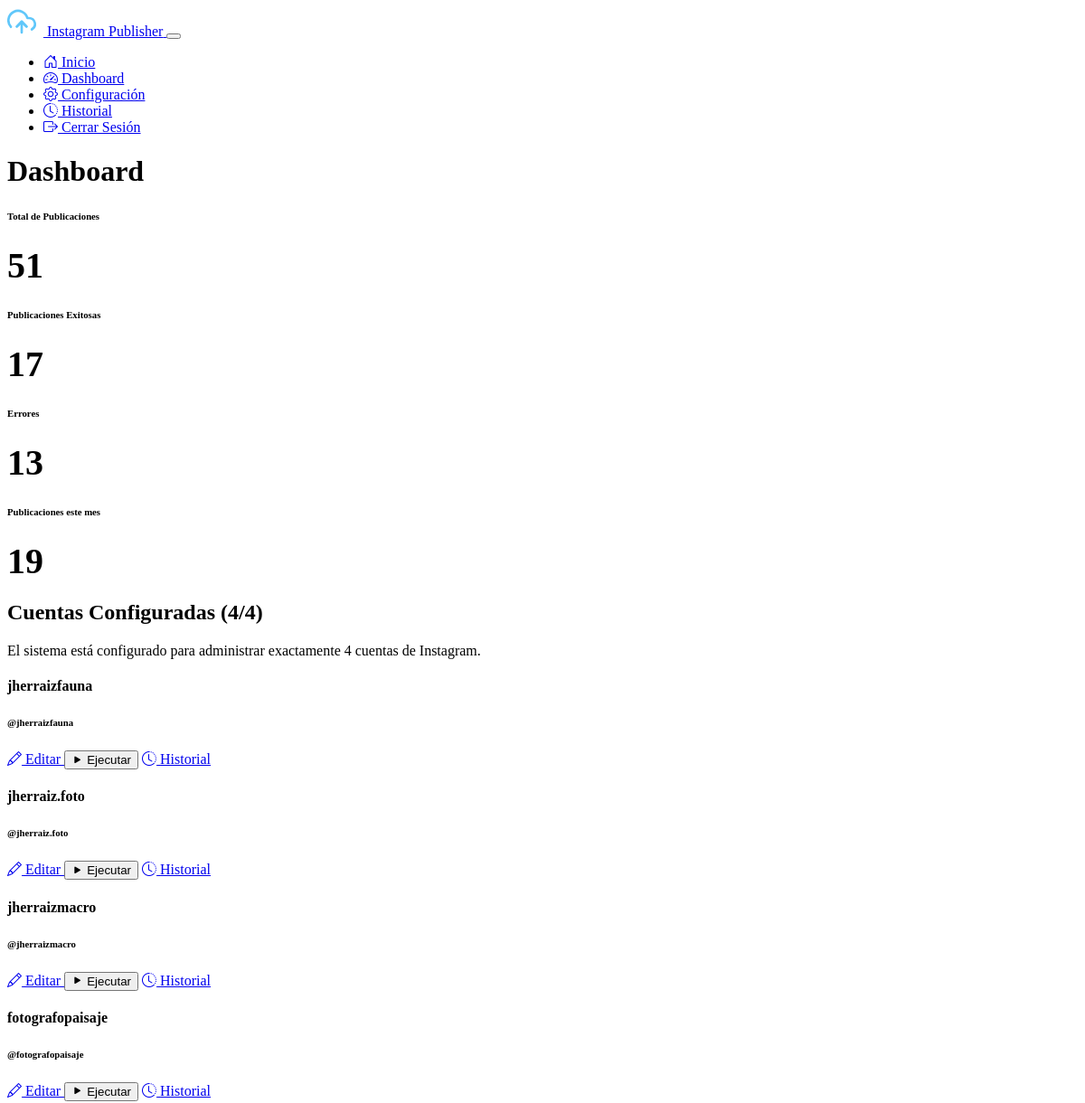
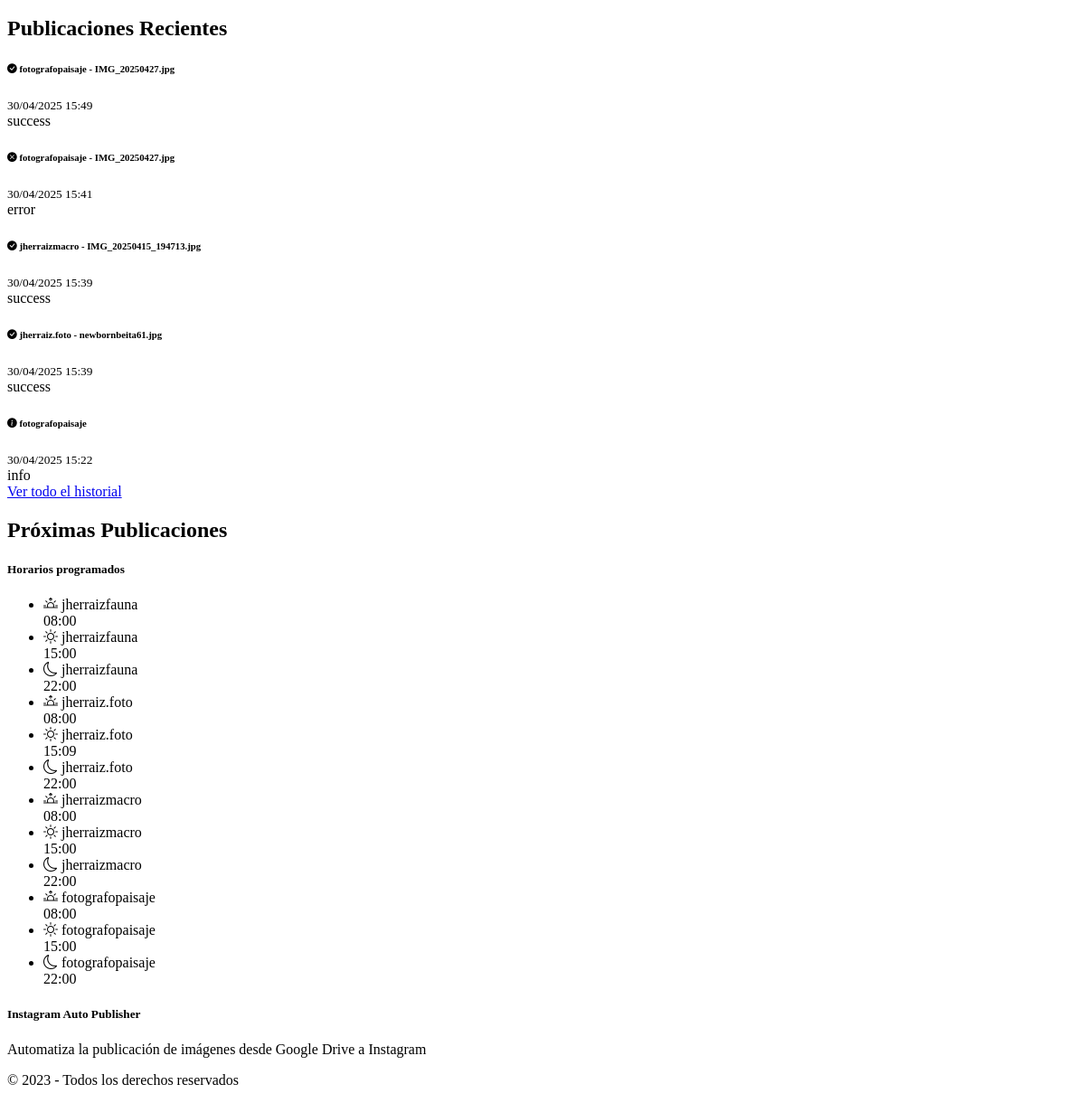
The page /dashboard (signed in) on the database its author committed (2 pictures, top to bottom).
### models.py (models this page shows)
class Account(db.Model):
    id = db.Column(db.Integer, primary_key=True)
    name = db.Column(db.String(100), nullable=False)
    instagram_username = db.Column(db.String(100), nullable=False)
    instagram_password = db.Column(db.String(100), nullable=False)
    google_credentials = db.Column(db.Text)
    folder_id = db.Column(db.String(100))
    gemini_api_key = db.Column(db.String(100))
    created_at = db.Column(db.DateTime, default=datetime.utcnow)
    updated_at = db.Column(db.DateTime, default=datetime.utcnow, onupdate=datetime.utcnow)
    publications = db.relationship('PublicationHistory', backref='account', lazy=True)
    gemini_prompt = db.Column(db.Text, default="Describe la imagen que te envío con un texto continuo ideal para un pie de foto en Instagram. Identifica la especie del ave y proporciona detalles sobre su aspecto, hábitat y distribución, manteniendo un tono natural, atractivo y animado. Incluye emojis y hashtags adecuados para resaltar la belleza de la naturaleza y la fotografía de aves. Con enfoque en la fotografía. Responde únicamente con el texto solicitado, sin añadir introducciones ni comentarios adicionales.")
    morning_post = db.Column(db.Boolean, default=True)
    morning_time = db.Column(db.String(5), default="08:00")
    afternoon_post = db.Column(db.Boolean, default=True)
    afternoon_time = db.Column(db.String(5), default="15:00")
    evening_post = db.Column(db.Boolean, default=True)
    evening_time = db.Column(db.String(5), default="22:00")

class PublicationHistory(db.Model):
    id = db.Column(db.Integer, primary_key=True)
    account_id = db.Column(db.Integer, db.ForeignKey('account.id'), nullable=False)
    timestamp = db.Column(db.DateTime, default=datetime.utcnow)
    status = db.Column(db.String(20))
    details = db.Column(db.Text)
    image_name = db.Column(db.String(255), nullable=True)

### app.py (the view)
@app.route('/dashboard')
@login_required
def dashboard():
    accounts = Account.query.all()
    total_posts = PublicationHistory.query.count()
    success_posts = PublicationHistory.query.filter_by(status='success').count()
    error_posts = PublicationHistory.query.filter_by(status='error').count()
    recent_publications = PublicationHistory.query.order_by(PublicationHistory.timestamp.desc()).limit(5).all()
    current_month = datetime.now().month
    current_year = datetime.now().year
    monthly_posts = PublicationHistory.query.filter(
        (db.extract('month', PublicationHistory.timestamp) == current_month) &
        (db.extract('year', PublicationHistory.timestamp) == current_year)
    ).count()
    has_schedules = False
    scheduled_tasks = []
    for account in accounts:
        if account.morning_post and account.morning_time:
            has_schedules = True
            scheduled_tasks.append(f"Cuenta {account.name}: Mañana a las {account.morning_time}")
        if account.afternoon_post and account.afternoon_time:
            has_schedules = True
            scheduled_tasks.append(f"Cuenta {account.name}: Tarde a las {account.afternoon_time}")
        if account.evening_post and account.evening_time:
            has_schedules = True
            scheduled_tasks.append(f"Cuenta {account.name}: Noche a las {account.evening_time}")
    scheduler_status = "activo" if has_schedules else "sin tareas programadas"
    logging.info(f"Estado del planificador: {scheduler_status}")
    if has_schedules:
        logging.info(f"Tareas programadas ({len(scheduled_tasks)}):")
        for task in scheduled_tasks:
            logging.info(f"  - {task}")
    return render_template('dashboard.html',
                           accounts=accounts,
                           total_posts=total_posts,
                           success_posts=success_posts,
                           error_posts=error_posts,
                           recent_publications=recent_publications,
                           monthly_posts=monthly_posts,
                           scheduler_status=scheduler_status)

### app.py (called while the page is built)
@login_manager.user_loader
def load_user(user_id):
    return User.query.get(int(user_id))

### templates/dashboard.html (shortened to what this page needs)
{% extends 'base.html' %}
{% block content %}
<div class="container">
    <h1 class="mb-4">Dashboard</h1>
    <div class="row g-4 mb-5">
        <div class="col-md-3">
            <div class="card h-100 bg-primary bg-opacity-10 border-primary">
                <div class="card-body text-center p-4">
                    <h6 class="text-muted mb-3">Total de Publicaciones</h6>
                    <div class="dashboard-number">{{ total_posts }}</div>
                </div>
            </div>
        </div>
        <div class="col-md-3">
            <div class="card h-100 bg-success bg-opacity-10 border-success">
                <div class="card-body text-center p-4">
                    <h6 class="text-muted mb-3">Publicaciones Exitosas</h6>
                    <div class="dashboard-number text-success">{{ success_posts }}</div>
                </div>
            </div>
        </div>
        <div class="col-md-3">
            <div class="card h-100 bg-danger bg-opacity-10 border-danger">
                <div class="card-body text-center p-4">
                    <h6 class="text-muted mb-3">Errores</h6>
                    <div class="dashboard-number text-danger">{{ error_posts }}</div>
                </div>
            </div>
        </div>
        <div class="col-md-3">
            <div class="card h-100 bg-info bg-opacity-10 border-info">
                <div class="card-body text-center p-4">
                    <h6 class="text-muted mb-3">Publicaciones este mes</h6>
                    <div class="dashboard-number text-info">{{ monthly_posts }}</div>
                </div>
            </div>
        </div>
    </div>
    <h2 class="mb-3">Cuentas Configuradas ({{ accounts|length }}/4)</h2>
    <p class="text-muted mb-3">El sistema está configurado para administrar exactamente 4 cuentas de Instagram{% if accounts|length < 4 %}, puedes crear {{ 4 - accounts|length }} más{% endif %}.</p>
    <div class="row g-4 mb-5">
        {% for account in accounts %}
        <div class="col-lg-4 col-md-6">
            <div class="card h-100 account-card">
                <div class="card-body">
                    <h4 class="card-title">{{ account.name }}</h4>
                    <h6 class="card-subtitle mb-2 text-muted">@{{ account.instagram_username }}</h6>
                    <div class="d-flex mt-3">
                        <a href="{{ url_for('edit_account', account_id=account.id) }}" class="btn btn-sm btn-outline-primary me-2">
                            <i class="bi bi-pencil"></i> Editar
                        </a>
                        <button type="button" class="btn btn-sm btn-outline-success me-2 run-script" data-account-id="{{ account.id }}">
                            <span class="button-text"><i class="bi bi-play-fill"></i> Ejecutar</span>
                        </button>
                        <a href="{{ url_for('history', account_id=account.id) }}" class="btn btn-sm btn-outline-secondary">
                            <i class="bi bi-clock-history"></i> Historial
                        </a>
                    </div>
                </div>
            </div>
        </div>
        {% endfor %}
    </div>
    <div class="row mb-5">
        <div class="col-md-8">
            <h2 class="mb-3">Publicaciones Recientes</h2>
            {% if recent_publications %}
            <div class="card">
                <div class="card-body p-0">
                    <div class="list-group list-group-flush">
                        {% for pub in recent_publications %}
                        <div class="list-group-item">
                            <div class="d-flex justify-content-between align-items-center">
                                <div>
                                    <h6 class="mb-1">
                                        {% if pub.status == 'success' %}
                                        <i class="bi bi-check-circle-fill text-success"></i>
                                        {% elif pub.status == 'error' %}
                                        <i class="bi bi-x-circle-fill text-danger"></i>
                                        {% else %}
                                        <i class="bi bi-info-circle-fill text-info"></i>
                                        {% endif %}
                                        {{ pub.account.name }}
                                        {% if pub.image_name %}
                                        - {{ pub.image_name }}
                                        {% endif %}
                                    </h6>
                                    <small class="text-muted">{{ pub.timestamp.strftime('%d/%m/%Y %H:%M') }}</small>
                                </div>
                                <span class="badge {% if pub.status == 'success' %}bg-success{% elif pub.status == 'error' %}bg-danger{% else %}bg-info{% endif %}">
                                    {{ pub.status }}
                                </span>
                            </div>
                        </div>
                        {% endfor %}
                    </div>
                </div>
                <div class="card-footer text-center">
                    <a href="{{ url_for('history') }}" class="btn btn-sm btn-outline-primary">Ver todo el historial</a>
                </div>
            </div>
            {% else %}
            <div class="alert alert-info">
                <p>No hay publicaciones recientes para mostrar.</p>
            </div>
            {% endif %}
        </div>
        <div class="col-md-4">
            <h2 class="mb-3">Próximas Publicaciones</h2>
            <div class="card">
                <div class="card-body">
                    <h5 class="card-title">Horarios programados</h5>
                    {% set has_schedules = namespace(value=false) %}
                    {% for account in accounts %}
                        {% if account.morning_post or account.afternoon_post or account.evening_post %}
                            {% set has_schedules.value = true %}
                        {% endif %}
                    {% endfor %}
                    {% if has_schedules.value %}
                    <ul class="list-group list-group-flush">
                        {% for account in accounts %}
                            {% if account.morning_post %}
                            <li class="list-group-item d-flex justify-content-between align-items-center">
                                <div>
                                    <i class="bi bi-sunrise text-warning"></i>
                                    {{ account.name }}
                                </div>
                                <span class="badge bg-primary">{{ account.morning_time }}</span>
                            </li>
                            {% endif %}
                            {% if account.afternoon_post %}
                            <li class="list-group-item d-flex justify-content-between align-items-center">
                                <div>
                                    <i class="bi bi-sun text-warning"></i>
                                    {{ account.name }}
                                </div>
                                <span class="badge bg-primary">{{ account.afternoon_time }}</span>
                            </li>
                            {% endif %}
                            {% if account.evening_post %}
                            <li class="list-group-item d-flex justify-content-between align-items-center">
                                <div>
                                    <i class="bi bi-moon text-info"></i>
                                    {{ account.name }}
                                </div>
                                <span class="badge bg-primary">{{ account.evening_time }}</span>
                            </li>
                            {% endif %}
                        {% endfor %}
                    </ul>
                    {% else %}
                    <p class="card-text text-muted">No hay horarios programados.</p>
                    {% endif %}
                </div>
            </div>
        </div>
    </div>
</div>
{% endblock %}

### static/css/custom.css (style rules this page uses)
.account-card { border-left: 4px solid var(--bs-info); transition: all 0.2s ease-in-out; }
.dashboard-number { font-size: 2.5rem; font-weight: bold; }

### rows shown on the page
Account: name "jherraizfauna", instagram_username "jherraizfauna", morning_time "08:00", afternoon_time "15:00", evening_time "22:00"
Account: name "jherraiz.foto", instagram_username "jherraiz.foto", morning_time "08:00", afternoon_time "15:09", evening_time "22:00"
Account: name "jherraizmacro", instagram_username "jherraizmacro", morning_time "08:00", afternoon_time "15:00", evening_time "22:00"
Account: name "fotografopaisaje", instagram_username "fotografopaisaje", morning_time "08:00", afternoon_time "15:00", evening_time "22:00"
PublicationHistory: account.name "fotografopaisaje", image_name "IMG_20250427.jpg", timestamp "30/04/2025 15:49", status "success"
PublicationHistory: account.name "fotografopaisaje", image_name "IMG_20250427.jpg", timestamp "30/04/2025 15:41", status "error"
PublicationHistory: account.name "jherraizmacro", image_name "IMG_20250415_194713.jpg", timestamp "30/04/2025 15:39", status "success"
PublicationHistory: account.name "jherraiz.foto", image_name "newbornbeita61.jpg", timestamp "30/04/2025 15:39", status "success"
PublicationHistory: account.name "fotografopaisaje", timestamp "30/04/2025 15:22", status "info"

### other values the page prints
{{ total_posts }} "51"
{{ success_posts }} "17"
{{ error_posts }} "13"
{{ monthly_posts }} "19"
{{ accounts|length }} "4"
